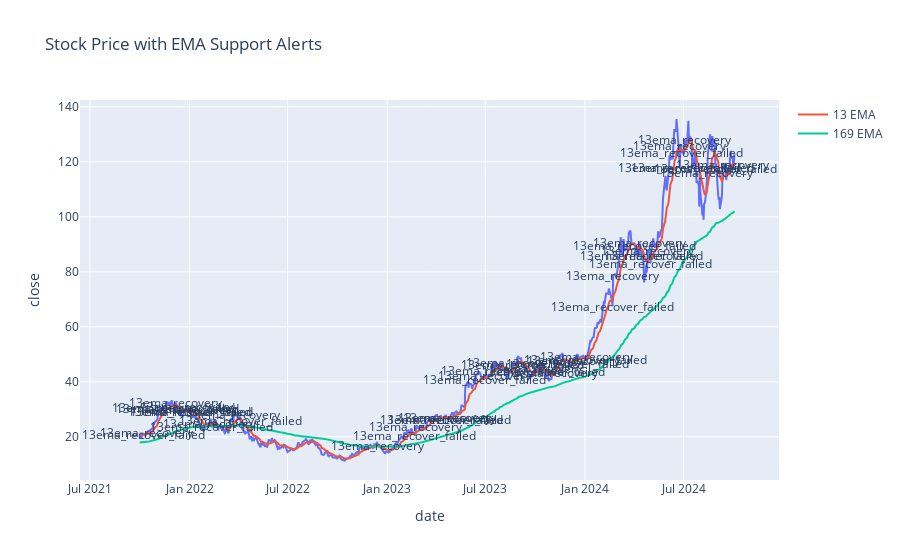

Write notebook code for a chart like this one.
### Markdown cell above
### 169EMA Support Testing Alert

- Add columns to detect whether the closing price enters the predefined 169 EMA band.
- Detect if the closing price is able to recover and move back above the 169 EMA after touching the band.

* 169 EMA Band Calculation
$$
{EMA_{169} Band} = EMA_{169} \times (1 \pm \epsilon)
$$
Where  $\epsilon$ is a small percentage to define the upper and lower bounds of the band.

* Recovery Indicator
Let ${Recovery}_{i}$ be an indicator where $i$ is either 0 or 1:
- $1$: The stock price recovered after touching the 169 EMA band and moved above the upper bound within the specified number of days.
- $0$: The stock price did not recover after touching the 169 EMA band.

### Code cell
def ema_support_alert(df, interval, recovery_days=5, epilson=0.05):
    
    # Detect if the price touches the band
    df = df.copy()
    df = df[df['interval'] == interval]
    # Create a new column to store the alert
    df['alert'] = pd.Series([None] * len(df), dtype='object')

    
    ema_periods = [13, 169]  # Example EMA periods
    
    for ema_period in ema_periods:
        
        df[f'{ema_period}EMA_Lower'] = df[f'{ema_period}EMA'] * (1 - epilson)
        df[f'{ema_period}EMA_Upper'] = df[f'{ema_period}EMA'] * (1 + epilson)
        
        df[f'above_{ema_period}_emas'] = df['close'] > df['169EMA']
        df[f'below_{ema_period}_emas'] = df['close'] < df['169EMA']
        df[f'inside_{ema_period}_ema_band'] = (df['close'] > df[f'{ema_period}EMA_Lower']) & (df['close'] < df[f'{ema_period}EMA_Upper'])
        
        ema_column = f'{ema_period}EMA'
        df[f'{ema_period}EMA_Lower'] = df[ema_column] * (1 - epilson)
        df[f'{ema_period}EMA_Upper'] = df[ema_column] * (1 + epilson)


        alert_date = 0
        
    for i in df.index:
        if i - recovery_days < df.index[0]:
            continue
        else:
            if (df.loc[i - recovery_days : i - 1, 'inside_13_ema_band']).any() \
                and df.loc[i - recovery_days : i - 1, 'above_169_emas'].all()\
                    and df.loc[i - recovery_days : i - 1, 'above_13_emas'].any():
                
                current_price = df.loc[i, 'close']

                if (current_price >= df.loc[i - recovery_days : i - 1, '13EMA']).all():
                    
                    if alert_date == 0 or not (df.loc[alert_date : i, 'alert'] == '13ema_recovery').any():
                        df.loc[i, 'alert'] = '13ema_recovery'
                        alert_date = i
                    
                if (current_price <= df.loc[i - recovery_days : i - 1, '13EMA']).all():
                    if alert_date == 0 or not (df.loc[alert_date : i, 'alert'] == '13ema_recover_failed').any():
                        df.loc[i, 'alert'] = '13ema_recover_failed' 
                        alert_date = i
                            
    for ema_period in ema_periods:
        df = df.drop(columns=[f'{ema_period}EMA_Lower', f'{ema_period}EMA_Upper', f'above_{ema_period}_emas', f'below_{ema_period}_emas', f'inside_{ema_period}_ema_band'])
        
    return df 

# Test case
nvda_df = fetch_and_prepare_data('NVDA')
test_ema_support_alert_df = ema_support_alert(nvda_df,'1D')

# Get the rows with non-null alerts
non_null_alerts = test_ema_support_alert_df.loc[test_ema_support_alert_df['alert'].notnull()]

import plotly.express as px

# Plot the data with alert annotations
fig = px.line(test_ema_support_alert_df, x='date', y='close', title='Stock Price with EMA Support Alerts')

# Add 13 EMA and 169 EMA
fig.add_scatter(x=test_ema_support_alert_df['date'], y=test_ema_support_alert_df['13EMA'], mode='lines', name='13 EMA')
fig.add_scatter(x=test_ema_support_alert_df['date'], y=test_ema_support_alert_df['169EMA'], mode='lines', name='169 EMA')

# Add annotations for alerts
for i, row in non_null_alerts.iterrows():
    fig.add_annotation(
        x=row['date'],
        y=row['close'],
        text=row['alert'],
        showarrow=False,
        arrowhead=1
    )

fig.show()

### Figure 1 — Plotly figure (JSON) as saved in the notebook; plotly's stock layout.template omitted (floating-point values rounded to 4 significant figures; data arrays with more than 128 entries replaced by an {"elided": "..."} marker saying what was removed)
{"data": [{"hovertemplate": "date=%{x}<br>close=%{y}<extra></extra>", "legendgroup": "", "line": {"color": "#636efa", "dash": "solid"}, "marker": {"symbol": "circle"}, "mode": "lines", "name": "", "orientation": "v", "showlegend": false, "type": "scatter", "x": {"elided": "756 str values"}, "xaxis": "x", "y": {"elided": "756 float values"}, "yaxis": "y"}, {"mode": "lines", "name": "13 EMA", "type": "scatter", "x": {"elided": "756 str values"}, "y": {"elided": "756 float values"}}, {"mode": "lines", "name": "169 EMA", "type": "scatter", "x": {"elided": "756 str values"}, "y": {"elided": "756 float values"}}], "layout": {"annotations": [{"arrowhead": 1, "showarrow": false, "text": "13ema_recover_failed", "x": "2021-10-08T00:00:00", "y": 20.8}, {"arrowhead": 1, "showarrow": false, "text": "13ema_recovery", "x": "2021-10-14T00:00:00", "y": 21.71}, {"arrowhead": 1, "showarrow": false, "text": "13ema_recover_failed", "x": "2021-12-03T00:00:00", "y": 30.64}, {"arrowhead": 1, "showarrow": false, "text": "13ema_recovery", "x": "2021-12-07T00:00:00", "y": 32.38}, {"arrowhead": 1, "showarrow": false, "text": "13ema_recover_failed", "x": "2021-12-09T00:00:00", "y": 30.44}, {"arrowhead": 1, "showarrow": false, "text": "13ema_recovery", "x": "2021-12-27T00:00:00", "y": 30.9}, {"arrowhead": 1, "showarrow": false, "text": "13ema_recover_failed", "x": "2021-12-31T00:00:00", "y": 29.36}, {"arrowhead": 1, "showarrow": false, "text": "13ema_recovery", "x": "2022-01-03T00:00:00", "y": 30.07}, {"arrowhead": 1, "showarrow": false, "text": "13ema_recover_failed", "x": "2022-01-04T00:00:00", "y": 29.24}, {"arrowhead": 1, "showarrow": false, "text": "13ema_recovery", "x": "2022-02-07T00:00:00", "y": 24.69}, {"arrowhead": 1, "showarrow": false, "text": "13ema_recover_failed", "x": "2022-02-11T00:00:00", "y": 23.91}, {"arrowhead": 1, "showarrow": false, "text": "13ema_recovery", "x": "2022-03-24T00:00:00", "y": 28.11}, {"arrowhead": 1, "showarrow": false, "text": "13ema_recover_failed", "x": "2022-04-05T00:00:00", "y": 25.89}, {"arrowhead": 1, "showarrow": false, "text": "13ema_recovery", "x": "2022-12-15T00:00:00", "y": 16.94}, {"arrowhead": 1, "showarrow": false, "text": "13ema_recover_failed", "x": "2023-02-21T00:00:00", "y": 20.64}, {"arrowhead": 1, "showarrow": false, "text": "13ema_recovery", "x": "2023-02-23T00:00:00", "y": 23.65}, {"arrowhead": 1, "showarrow": false, "text": "13ema_recover_failed", "x": "2023-04-12T00:00:00", "y": 26.48}, {"arrowhead": 1, "showarrow": false, "text": "13ema_recovery", "x": "2023-04-17T00:00:00", "y": 26.99}, {"arrowhead": 1, "showarrow": false, "text": "13ema_recover_failed", "x": "2023-04-25T00:00:00", "y": 26.23}, {"arrowhead": 1, "showarrow": false, "text": "13ema_recovery", "x": "2023-04-27T00:00:00", "y": 27.21}, {"arrowhead": 1, "showarrow": false, "text": "13ema_recover_failed", "x": "2023-06-29T00:00:00", "y": 40.81}, {"arrowhead": 1, "showarrow": false, "text": "13ema_recovery", "x": "2023-06-30T00:00:00", "y": 42.29}, {"arrowhead": 1, "showarrow": false, "text": "13ema_recover_failed", "x": "2023-08-02T00:00:00", "y": 44.25}, {"arrowhead": 1, "showarrow": false, "text": "13ema_recovery", "x": "2023-08-21T00:00:00", "y": 46.95}, {"arrowhead": 1, "showarrow": false, "text": "13ema_recover_failed", "x": "2023-09-07T00:00:00", "y": 46.23}, {"arrowhead": 1, "showarrow": false, "text": "13ema_recovery", "x": "2023-10-02T00:00:00", "y": 44.77}, {"arrowhead": 1, "showarrow": false, "text": "13ema_recover_failed", "x": "2023-10-17T00:00:00", "y": 43.92}, {"arrowhead": 1, "showarrow": false, "text": "13ema_recovery", "x": "2023-11-02T00:00:00", "y": 43.49}, {"arrowhead": 1, "showarrow": false, "text": "13ema_recover_failed", "x": "2023-11-30T00:00:00", "y": 46.76}, {"arrowhead": 1, "showarrow": false, "text": "13ema_recovery", "x": "2023-12-12T00:00:00", "y": 47.65}, {"arrowhead": 1, "showarrow": false, "text": "13ema_recover_failed", "x": "2024-01-02T00:00:00", "y": 48.16}, {"arrowhead": 1, "showarrow": false, "text": "13ema_recovery", "x": "2024-01-05T00:00:00", "y": 49.09}, {"arrowhead": 1, "showarrow": false, "text": "13ema_recover_failed", "x": "2024-02-21T00:00:00", "y": 67.46}, {"arrowhead": 1, "showarrow": false, "text": "13ema_recovery", "x": "2024-02-22T00:00:00", "y": 78.52}, {"arrowhead": 1, "showarrow": false, "text": "13ema_recover_failed", "x": "2024-04-02T00:00:00", "y": 89.44}, {"arrowhead": 1, "showarrow": false, "text": "13ema_recovery", "x": "2024-04-11T00:00:00", "y": 90.6}, {"arrowhead": 1, "showarrow": false, "text": "13ema_recover_failed", "x": "2024-04-15T00:00:00", "y": 85.99}, {"arrowhead": 1, "showarrow": false, "text": "13ema_recovery", "x": "2024-04-26T00:00:00", "y": 87.72}, {"arrowhead": 1, "showarrow": false, "text": "13ema_recover_failed", "x": "2024-05-01T00:00:00", "y": 83.03}, {"arrowhead": 1, "showarrow": false, "text": "13ema_recovery", "x": "2024-05-02T00:00:00", "y": 85.8}, {"arrowhead": 1, "showarrow": false, "text": "13ema_recover_failed", "x": "2024-06-24T00:00:00", "y": 118.1}, {"arrowhead": 1, "showarrow": false, "text": "13ema_recovery", "x": "2024-06-25T00:00:00", "y": 126.1}, {"arrowhead": 1, "showarrow": false, "text": "13ema_recover_failed", "x": "2024-06-28T00:00:00", "y": 123.5}, {"arrowhead": 1, "showarrow": false, "text": "13ema_recovery", "x": "2024-07-03T00:00:00", "y": 128.3}, {"arrowhead": 1, "showarrow": false, "text": "13ema_recover_failed", "x": "2024-07-17T00:00:00", "y": 118.0}, {"arrowhead": 1, "showarrow": false, "text": "13ema_recovery", "x": "2024-08-13T00:00:00", "y": 116.1}, {"arrowhead": 1, "showarrow": false, "text": "13ema_recover_failed", "x": "2024-08-29T00:00:00", "y": 117.6}, {"arrowhead": 1, "showarrow": false, "text": "13ema_recovery", "x": "2024-09-12T00:00:00", "y": 119.1}], "legend": {"tracegroupgap": 0}, "title": {"text": "Stock Price with EMA Support Alerts"}, "xaxis": {"anchor": "y", "domain": [0, 1], "title": {"text": "date"}}, "yaxis": {"anchor": "x", "domain": [0, 1], "title": {"text": "close"}}}}
